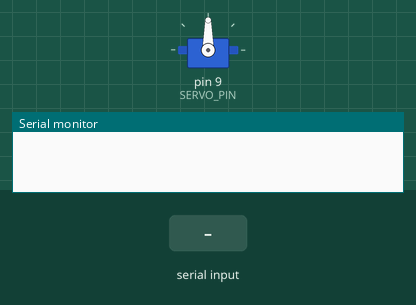
Simulated run of this sketch. Board: Arduino Uno, built with avr-gcc and run on an emulated ATmega328P. Shown: servo, the last lines printed to the serial monitor. The test bench sets the inputs (shaded band).

Above: at 1.2 s.
1.3 s: "0" received over the second serial link
At 3.5 s:
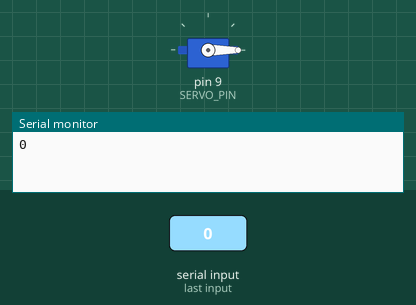
3.8 s: "1" received over the second serial link
At 4.6 s:
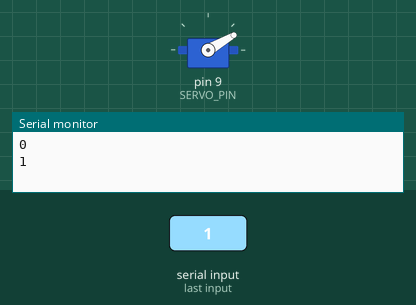
Timing chart, 0 to 6.8 s (numbered marks = the images above; inputs shaded):
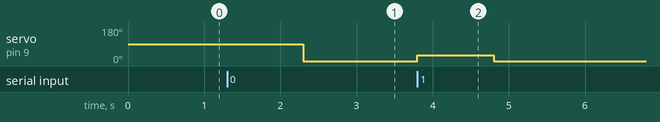

The sketch:

Slave.ino
```cpp
#include <SoftwareSerial.h>
#include <Servo.h>
Servo myServo;
SoftwareSerial BTSerial(10, 11);
const int SERVO_PIN = 9;

void setup() {
  myServo.attach(SERVO_PIN);
  Serial.begin(9600);
  BTSerial.begin(38400);
}

void loop() {
  if (BTSerial.available()) {
    char receivedChar = BTSerial.read();
    Serial.write(receivedChar);

    switch (receivedChar) {
      case '0':
        myServo.write(90);
        delay(1000);
        myServo.write(0);
        delay(1000);
        break;
      case '1':
        myServo.write(30);
        delay(1000);
        myServo.write(0);
        delay(1000);
        break;
      // Add more cases if needed
      default:
        // Handle other cases if neede
        myServo.write(0);
        delay(15);
        break;
    }
    Serial.println();
    // delay(100);
  }
}
  
```

Measured:
- after the input at 1.3 s, servo on pin 9 (SERVO_PIN): 90° → 0° after 1.0 s
- after the input at 3.8 s, servo on pin 9 (SERVO_PIN): 0° → 30° at once, → 0° 1.0 s later
